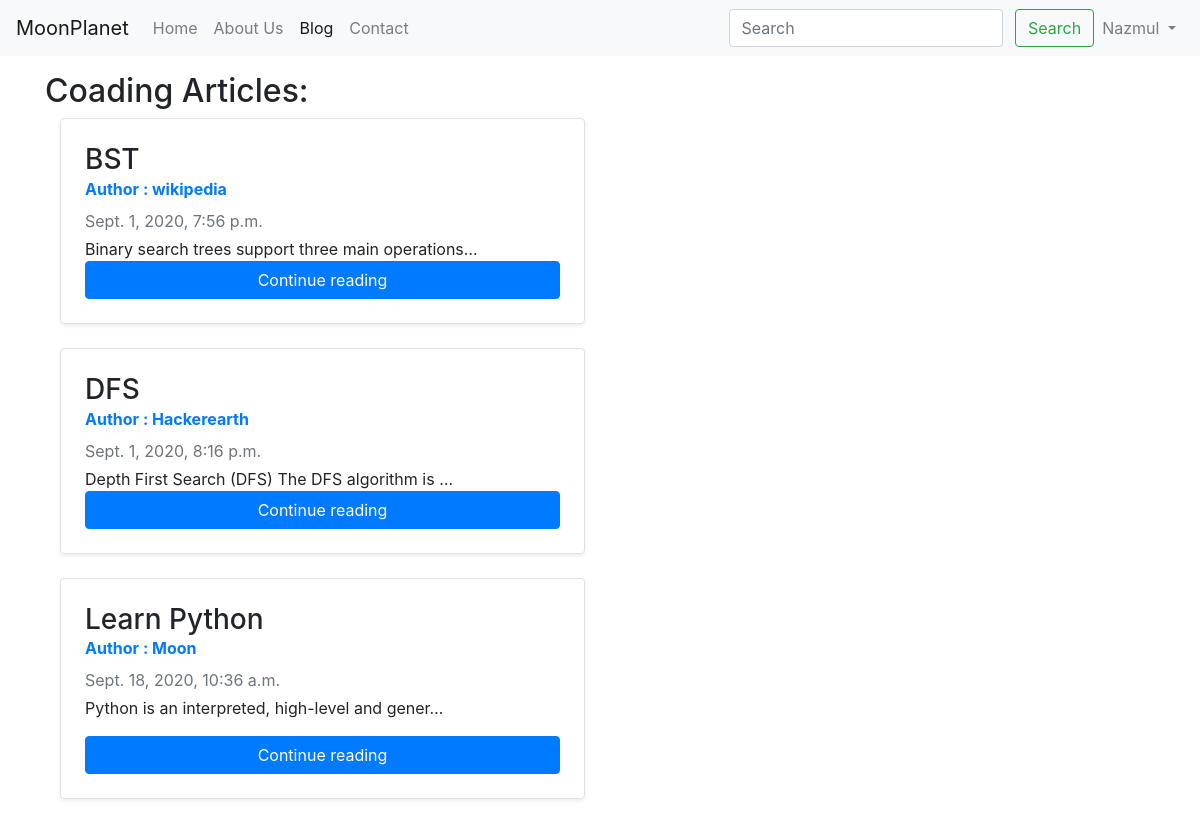
Page /blog/ (signed in) on the committed database.
### blog/models.py (models this page shows, shortened)
class Post(models.Model):
	sno=models.AutoField(primary_key=True)
	title=models.CharField(max_length=250,blank=False)
	content=models.TextField()
	author= models.CharField(max_length=50, blank=False)
	slug = models.CharField(max_length=250,blank=False)
	timeStamp=models.DateTimeField(auto_now=False, auto_now_add=True,blank=False)

### blog/views.py (the view)
# urls.py: path('', views.blogHome, name='blogHome'),
def blogHome(request):
	allposts=Post.objects.all()
	return render(request,'blog/blogHome.html',{'allPosts':allposts})

### templates/blog/blogHome.html (shortened to what this page needs)
{%extends 'base.html'%}
{%block blogactive%}active{%endblock blogactive%}
{%block body%}
<div class="container my-3">
<h2>Coading Articles: </h2>
{%for post in allPosts%}
<div class="col-md-6">
      <div class="row no-gutters border rounded overflow-hidden flex-md-row mb-4 shadow-sm h-md-250 position-relative">
        <div class="col p-4 d-flex flex-column position-static">
          <h3 class="mb-0">{{post.title}}</h3>
<strong class="d-inline-block mb-2 text-primary">Author : {{post.author}}</strong>
          <div class="mb-1 text-muted">{{post.timeStamp}}</div>
          <p class="card-text mb-auto">{{post.content|safe| truncatechars:50 }}</p>
          <a href="/blog/{{post.slug}}" role ="button" class="btn btn-primary">Continue reading</a>
        </div>
      </div>
    </div>
{%endfor%}
</div>
{%endblock%}

### templates/base.html (shortened to what this page needs)
<!doctype html>
<html lang="en">
  <head>
    <link rel="stylesheet" href="https://stackpath.bootstrapcdn.com/bootstrap/4.5.2/css/bootstrap.min.css">
  </head>
  <body>
    <nav class="navbar navbar-expand-lg navbar-light bg-light">
  <a class="navbar-brand" href="/">MoonPlanet</a>
  <div class="collapse navbar-collapse" id="navbarSupportedContent">
    <ul class="navbar-nav mr-auto">
      <li class="nav-item {%block homeactive%}{%endblock homeactive%}">
        <a class="nav-link" href="/">Home <span class="sr-only">(current)</span></a>
      </li>
      <li class="nav-item {%block aboutactive%}{%endblock aboutactive%}">
        <a class="nav-link" href="/about">About Us</a>
      </li>
	<li class="nav-item {%block blogactive%}{%endblock blogactive%}">
        <a class="nav-link" href="/blog">Blog</a>
      </li>
      <li class="nav-item {%block contactactive%}{%endblock contactactive%}">
        <a class="nav-link" href="/contact">Contact</a>
      </li>
    </ul>
<div class="ml-auto form-inline">
    <form method="get" action="/search" class="my-2 my-lg-0">
      <input class="form-control mr-sm-2" type="search" placeholder="Search" aria-label="Search" name="query" id="querys">
      <button class="btn btn-outline-success my-2 my-sm-0" type="submit">Search</button>
    </form>
{% if user.is_authenticated %}
<ul class="navbar-nav">
<li class="nav-item dropdown">
        <a class="nav-link dropdown-toggle" href="#" id="navbarDropdown" role="button" data-toggle="dropdown" aria-haspopup="true" aria-expanded="false">
          {{request.user}}
        </a>
      </li>
</ul>
{% endif %}
  </div>
</div>
</nav>
{% block body %} {% endblock %}
  </body>
</html>

### rows in the picture
Post: title "BST", author "wikipedia", timeStamp "Sept. 1, 2020, 7:56 p.m.", content "Binary search trees support three main operations…"
Post: title "DFS", author "Hackerearth", timeStamp "Sept. 1, 2020, 8:16 p.m.", content "Depth First Search (DFS) The DFS algorithm is …"
Post: title "Learn Python", author "Moon", timeStamp "Sept. 18, 2020, 10:36 a.m.", content "Python is an interpreted, high-level and gener…"

### other values in the picture
{{ request.user }} "Nazmul"
